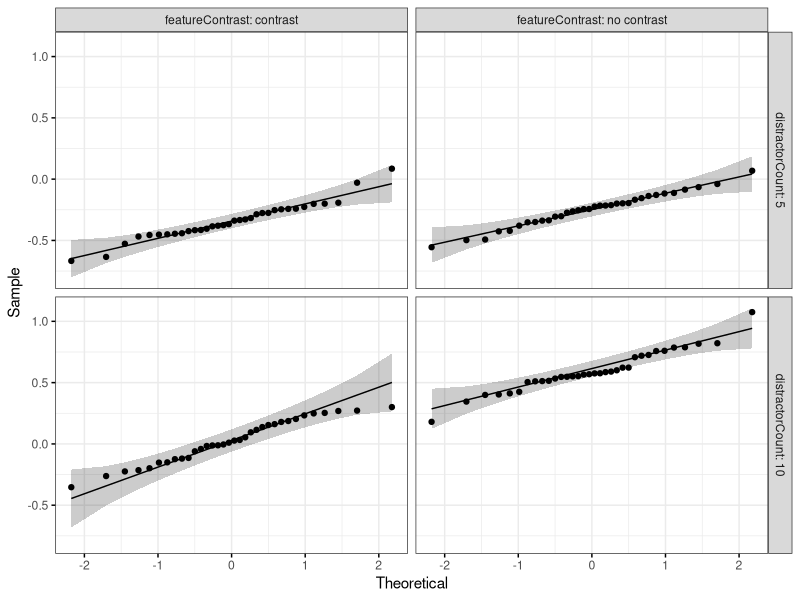
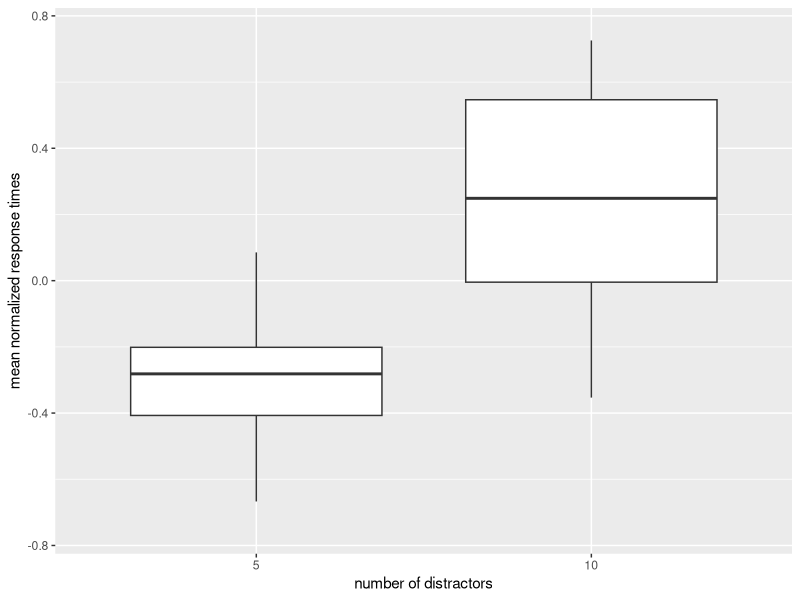
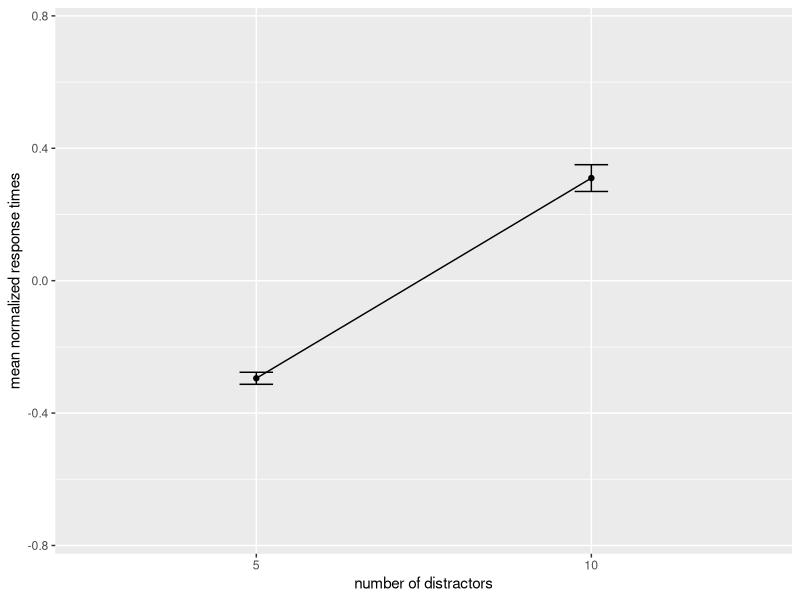
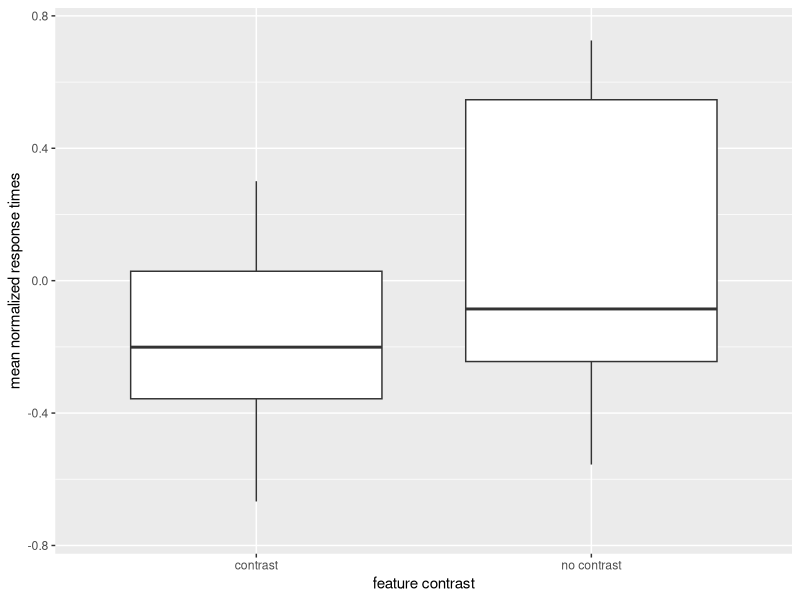
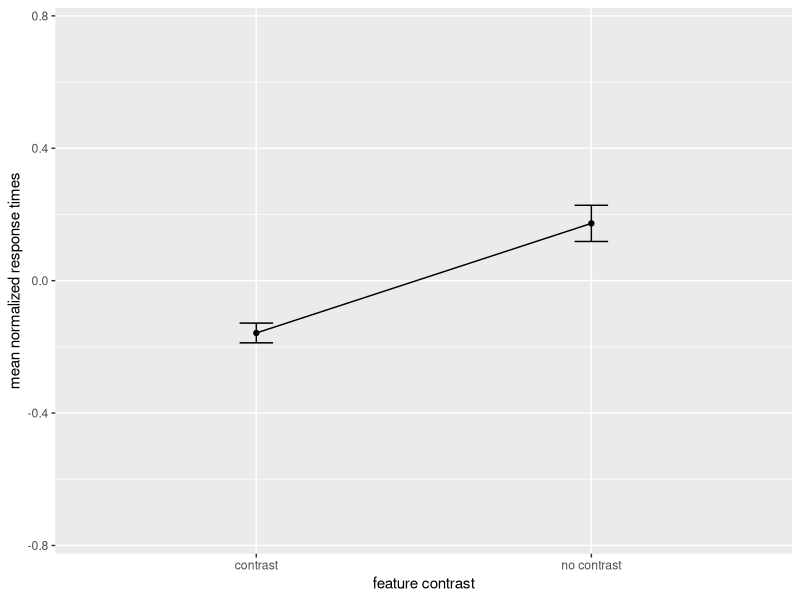
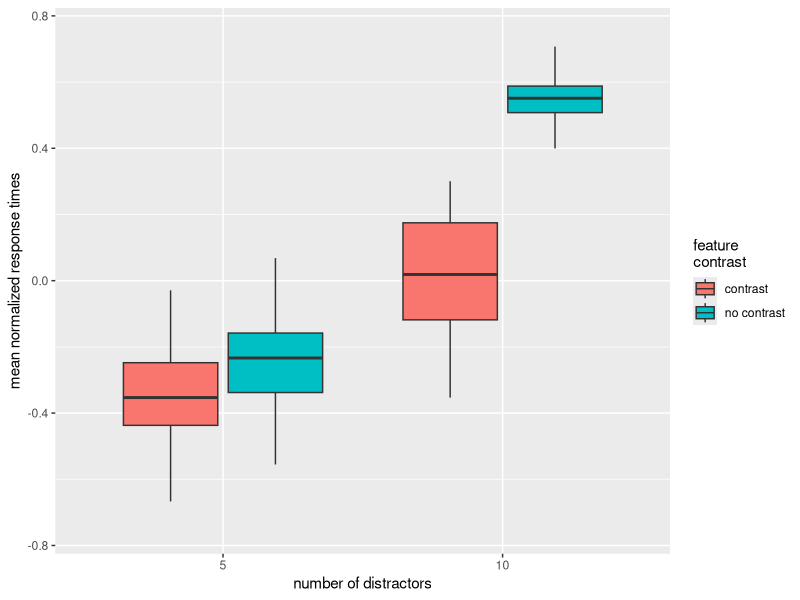
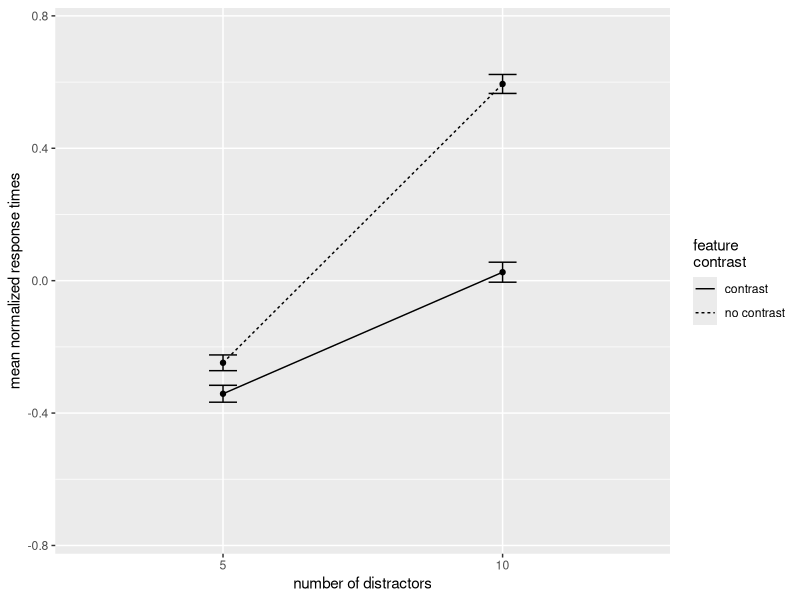

The R source for these figures, in order:
# load packages-----------------------------------------------------------------
library("tidyverse")
library("rstatix")
library("ggpubr")


# load data---------------------------------------------------------------------
results_df <- read.csv("visual_search_results_cleaned.csv")
results_df$distractorCount <- as.factor(results_df$distractorCount)
results_df$featureContrast <- as.factor(results_df$featureContrast)
results_df


# aggregate data----------------------------------------------------------------
aggregated_results <- aggregate(x = filtered_zLogRT ~ subjectNumber + 
                                distractorCount + featureContrast + condition, 
                                data = results_df, mean, na.rm = TRUE)
aggregated_results


# summary statistics------------------------------------------------------------

# experimental conditions
summ_stats <- aggregated_results %>%
  group_by(distractorCount, featureContrast) %>% 
  summarize(n = n(), mean = mean(filtered_zLogRT), sd = sd(filtered_zLogRT), 
            se = sd / sqrt(n))
summ_stats

# distractors
summ_distract <- aggregated_results %>% 
  group_by(distractorCount) %>% 
  summarize(n = n(), mean = mean(filtered_zLogRT), sd = sd(filtered_zLogRT), 
            se = sd / sqrt(n))
summ_distract

# feature contrast
summ_fc <- aggregated_results %>% 
  group_by(featureContrast) %>%  
  summarize(n = n(), mean = mean(filtered_zLogRT), sd = sd(filtered_zLogRT), 
            se = sd / sqrt(n))
summ_fc


# assumption checks ------------------------------------------------------------

# assumption check 1 - identify extreme outliers

aggregated_results %>% 
  group_by(distractorCount, featureContrast) %>% 
  identify_outliers(filtered_zLogRT)
# interpretation: no extreme outliers

# assumption check 2 - normality assumption

# shapiro-wilk test
aggregated_results %>% 
  group_by(distractorCount, featureContrast) %>% 
  shapiro_test(filtered_zLogRT)
# interpretation: filtered_zLogRT is normally distributed for 
# each experimental condition

# qqplot inspection
ggqqplot(data = aggregated_results, x = "filtered_zLogRT", 
         ggtheme = theme_bw()) + 
  facet_grid(distractorCount ~ featureContrast, labeller = "label_both")
# interpretation: filtered_zLogRT appears to be normally distributed for
# each experimental condition

# assumption check 3 - homogeneity of variances

# levene's test
aggregated_results %>% 
  levene_test(filtered_zLogRT ~ distractorCount*featureContrast)
# interpretation: no evidence to suggest that variances of RTs
# are significantly different

# bartlett's test
bartlett.test(filtered_zLogRT ~ interaction(distractorCount, featureContrast), 
              data = aggregated_results)
# interpretation: no evidence to suggest that variances of RTs
# are significantly different  

# anova ------------------------------------------------------------------------

# two-way repeated measures anova
results_anova <- aggregated_results %>% 
  anova_test(dv = filtered_zLogRT, wid = subjectNumber,
             within = c(distractorCount, featureContrast), detailed = TRUE)
results_anova
get_anova_table(results_anova)
# result: effect of number of distractors, feature contrast, and interaction
# are all statistically significant 

# note: anovas only confirm that means are different between groups; do post-hoc
# tests to confirm the direction of the observed effects


# post-hoc tests for main effects----------------------------------------------- 

# pairwise comparisons - number of distractors
distract_pwc <- aggregated_results %>% 
  pairwise_t_test(filtered_zLogRT ~ distractorCount, paired = TRUE, 
                  p.adjust.method = "bonferroni", detailed = TRUE)
distract_pwc
# result: participants had statistically significant faster RTs when there were 
# 5 distractors compared to when there were 10 distractors

# pairwise comparisons - feature contrast
fc_pwc <- aggregated_results %>% 
  pairwise_t_test(filtered_zLogRT ~ featureContrast, paired = TRUE,
                  p.adjust.method = "bonferroni", detailed = TRUE)
fc_pwc
# result: participants had statistically significant faster RTs when there was 
# contrast compared to when there was no contrast


# post-hoc tests for significant two-way interaction----------------------------

# pairwise comparisons - experimental conditions
ec_pwc_tw <- aggregated_results %>% 
  pairwise_t_test(filtered_zLogRT ~ condition, paired = TRUE,
                  p.adjust.method = "bonferroni", detailed = TRUE)
ec_pwc_tw
# result: 
# participants had statistically significant faster RTs for: 
#   5 distractors + contrast trials than 10 distractors + contrast trials
#   5 distractors + no contrast trials than 10 distractors + no contrast trials
#   5 distractors + contrast trials than 10 distractors + no contrast trials
#   5 distractors + no contrast trials than 10 distractors + contrast trials
#   10 distractors + contrast trials than 10 distractors + no contrast trials
#   5 distractors + contrast trials than 5 distractors + no contrast trials *
# * -> p-value for this comparison is just about equal to 0.05. Therefore, 
# while it can be considered statistically significant, this should be noted
# when interpreting the magnitude of the results. 


# visualization-----------------------------------------------------------------

# box plot - distractors
ggplot(data = aggregated_results, aes(x = distractorCount, 
                                      y = filtered_zLogRT)) + 
  geom_boxplot(outlier.shape = NA) +
  ylim(-.75,.75) +
  xlab("number of distractors") +
  ylab("mean normalized response times")

# line plot - distractors
ggplot(data = summ_distract, aes(x = distractorCount, y = mean, group = 1)) + 
  geom_line() +
  geom_point() + 
  geom_errorbar(aes(ymin = mean - se, ymax = mean +se), width = .1) +
  ylim(-.75,.75) +
  xlab("number of distractors") +
  ylab("mean normalized response times")
  
# box plot - feature contrast
ggplot(data = aggregated_results, aes(x = featureContrast, 
                                      y = filtered_zLogRT)) +
  geom_boxplot(outlier.shape = NA) + 
  ylim(-.75,.75) +
  xlab("feature contrast") +
  ylab("mean normalized response times")

# line plot - feature contrast
ggplot(data = summ_fc, aes(x = featureContrast, y = mean, group = 1)) + 
  geom_line() +
  geom_point() + 
  geom_errorbar(aes(ymin = mean - se, ymax = mean +se), width = .1) +
  ylim(-.75,.75) +
  xlab("feature contrast") +
  ylab("mean normalized response times")

# box plot - experimental conditions
ggplot(data = aggregated_results, aes(x = distractorCount, y = filtered_zLogRT,
                                      fill = featureContrast)) + 
  geom_boxplot(outlier.shape = NA) +
  scale_fill_discrete(name = "feature\ncontrast") +
  ylim(-.75,.75) +
  xlab("number of distractors") +
  ylab("mean normalized response times")

# line plot - experimental conditions
ggplot(data = summ_stats, aes(x = distractorCount, y = mean, 
                              group = featureContrast)) + 
  geom_line(aes(linetype = featureContrast)) +
  geom_point() +
  geom_errorbar(aes(ymin = mean - se, ymax = mean +se), width = .1) +
  scale_linetype_discrete(name = "feature\ncontrast") +
  ylim(-.75,.75) +
  xlab("number of distractors") +
  ylab("mean normalized response times")


# ------------------------------------------------------------------------------
# References:
# https://www.datanovia.com/en/lessons/repeated-measures-anova-in-r/#two-way-repeated-measures-anova
# https://www.datanovia.com/en/lessons/homogeneity-of-variance-test-in-r/#:~:text=Bartlett's%20test%3A%20Compare%20the%20variances,robust%20against%20departures%20from%20normality.